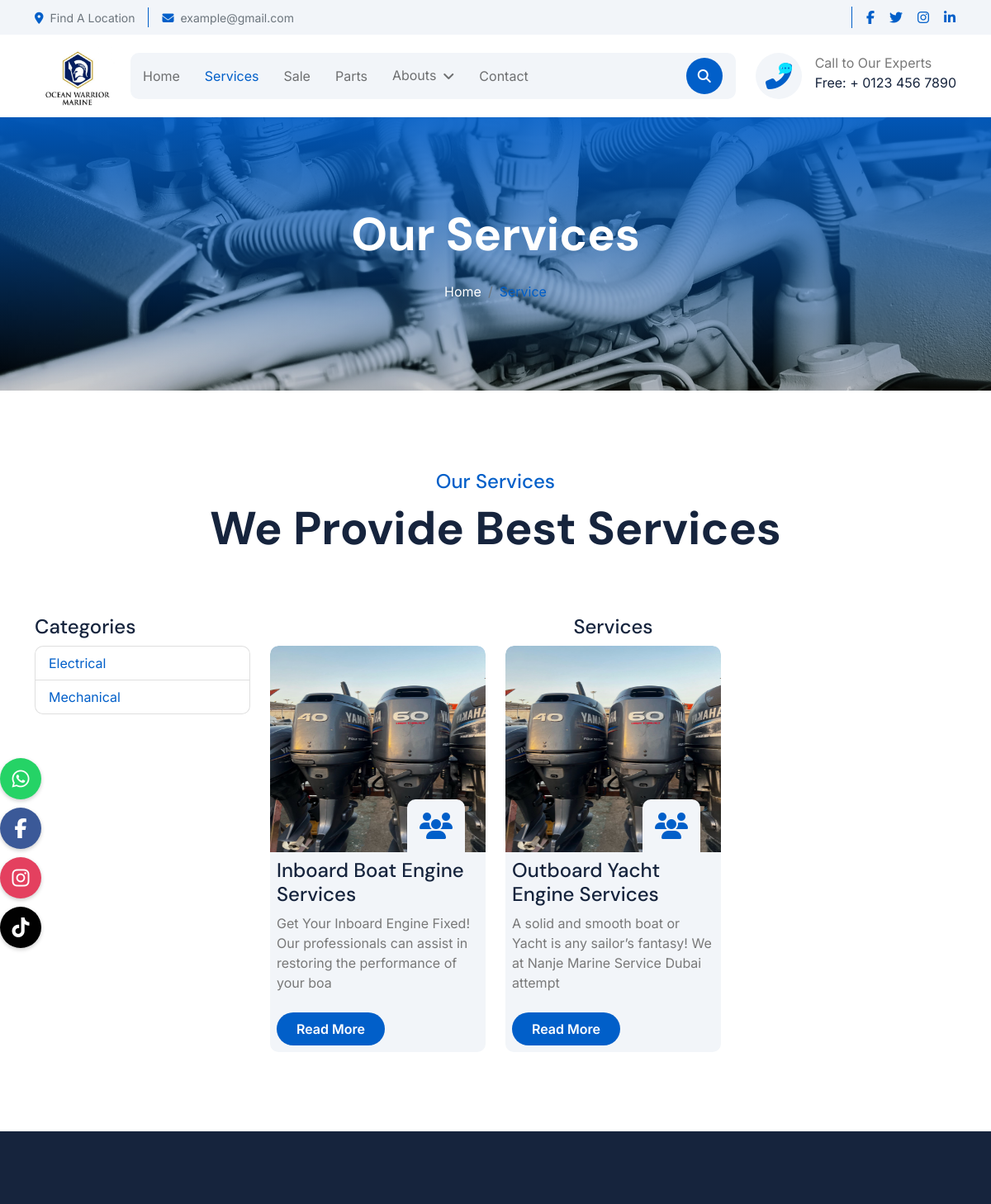
/services/ (upper part), run on an earlier commit of the app's database.
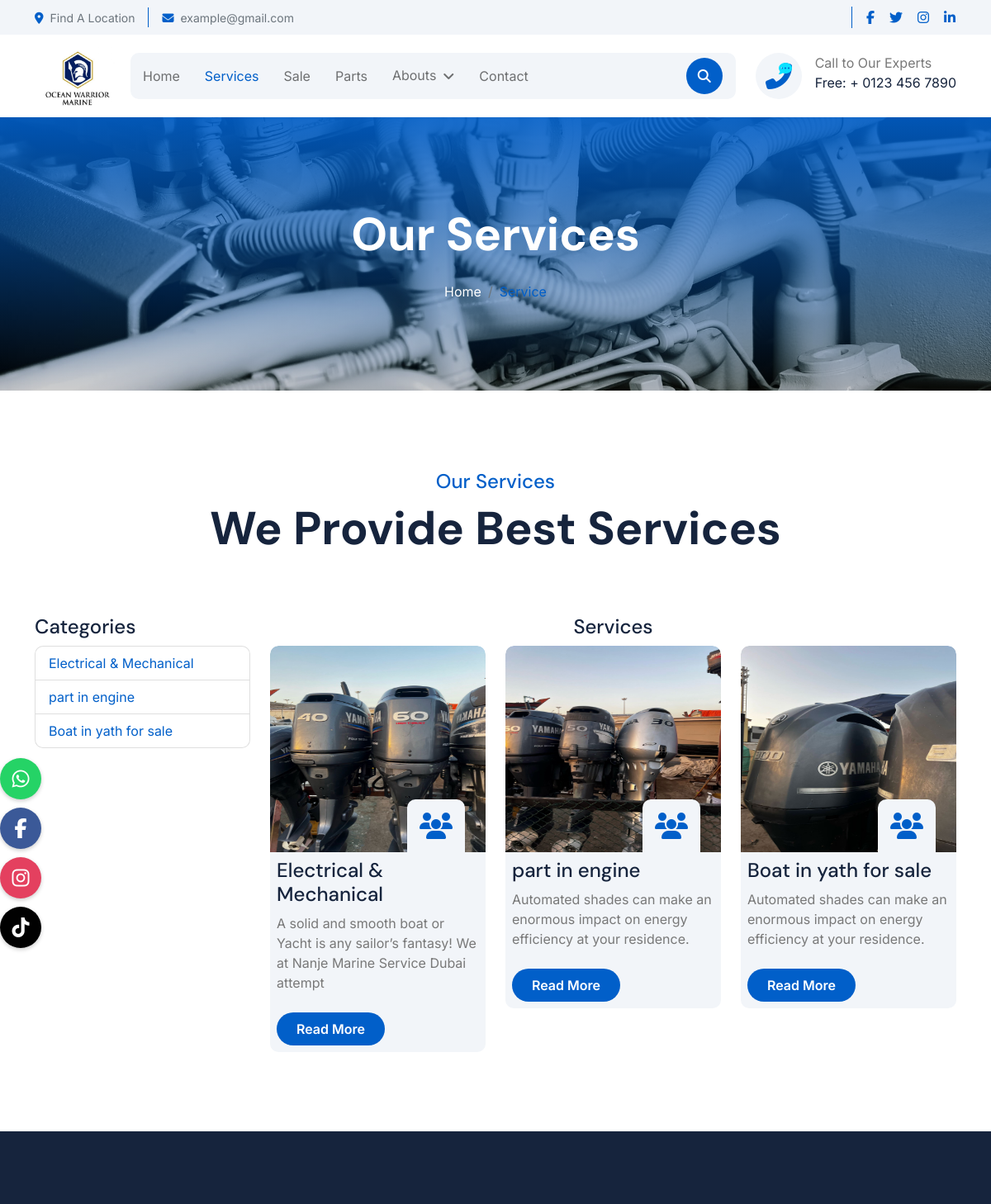
And on a later commit of the database.
### services/models.py (models this page shows, shortened)
class CategoryService(models.Model):
    name = models.CharField(max_length=60)
    slug = models.SlugField(unique=True,blank=True , null=True, max_length=100)
    description = models.TextField( max_length=2000 , blank=True)
    image = models.ImageField( upload_to='cat_service_img' , blank=True)

class Services(models.Model):
    name = models.CharField( max_length=50)
    cover_image = models.ImageField(upload_to='services/' , default='')
    created_at = models.DateTimeField( ("created_at"),default=timezone.now)
    category = models.ForeignKey('CategoryService',related_name='service_category',on_delete=models.CASCADE , default='')
    description = models.TextField(("description"),max_length=100000,null=True,blank=True)
    short_description = models.CharField( max_length=100)
    slug = models.SlugField(null=True,blank=True)
    class Meta:
        verbose_name = ("Services")
        verbose_name_plural = ("Services")

### services/views.py (the view)
# urls.py: path('services/',include('services.urls')),
def services(request, category_slug=None):
    categories = CategoryService.objects.all()
    services = None
    selected_category = None
    if category_slug:
        selected_category = get_object_or_404(CategoryService, slug=category_slug)
        services = Services.objects.filter(category=selected_category)
    else:
        services = Services.objects.all()
    context = {
        'categories': categories,
        'services': services,
        'selected_category': selected_category,
    }
    return render(request, 'services.html', context)

### services/templates/services.html (shortened to what this page needs)
{% extends "base.html" %}
{% load static %}
{% block body %}
<div class="container-fluid bg-breadcrumb">
    <div class="container text-center py-5" style="max-width: 900px;">
        <h4 class="text-white display-4 mb-4 wow fadeInDown" data-wow-delay="0.1s">Our Services</h4>
        <ol class="breadcrumb d-flex justify-content-center mb-0 wow fadeInDown" data-wow-delay="0.3s">
            <li class="breadcrumb-item"><a href="/">Home</a></li>
            <li class="breadcrumb-item active text-primary">Service</li>
        </ol>
    </div>
</div>
<div class="container-fluid service py-5">
    <div class="container py-5">
        <div class="text-center mx-auto pb-5 wow fadeInUp" data-wow-delay="0.2s" style="max-width: 800px;">
            <h4 class="text-primary">Our Services</h4>
            <h1 class="display-4 mb-4">We Provide Best Services</h1>
        </div>
        <div class="row g-4 justify-content-center">
            <div class="col-md-3">
                <h4>Categories</h4>
                <ul class="list-group">
                    {% for category in categories %}
                    <li
                        class="list-group-item {% if selected_category and selected_category.slug == category.slug %}active2{% endif %}">
                        <a href="{% url 'services_by_category' category.slug %}">
                            {{ category.name }}
                        </a>
                    </li>
                    {% endfor %}
                </ul>
            </div>
            <div class="col-md-9">
                <h4 class="text-center  wow fadeInUp"> Services{% if selected_category %} in {{ selected_category.name }}{% endif %}</h4>
                <div class="row">
                    {% for service in services %}
                    <div class="col-md-6 col-lg-6 col-xl-4 wow fadeInUp" data-wow-delay="0.2s">
                        <div class="service-item">
                            <div class="service-img">
                                <img src="{{ service.cover_image.url }}" height="250px" class=" rounded-top w-100"
                                    alt="{{ service.name }}">
                                <div class="service-icon p-3">
                                    <i class="fa fa-users fa-2x"></i>
                                </div>
                            </div>
                            <div class="service-content p-2">
                                <div class="service-content-inner">
                                    <a href="{% url 'service_details' service.slug %}"
                                        class="d-inline-block h4 mb-2">{{ service.name }}</a>
                                    <p class="mb-4">{{ service.short_description }}</p>
                                    <a class="btn btn-primary rounded-pill py-2 px-4"
                                        href="{% url 'service_details' service.slug %}">Read More</a>
                                </div>
                            </div>
                        </div>
                    </div>
                    {% empty %}
                    <p>No services available.</p>
                    {% endfor %}
                </div>
            </div>
        </div>
    </div>
</div>
{% endblock %}

What changed in the data, as far as the page shows it:
removed CategoryService: name "Electrical"
removed CategoryService: name "Mechanical"
removed Services: cover_image (picture), name "Inboard Boat Engine Services", short_description "Get Your Inboard Engine Fixed! Our professionals can assist in restoring the performance of your boa"
removed Services: cover_image (picture), name "Outboard Yacht Engine Services", short_description "A solid and smooth boat or Yacht is any sailor’s fantasy! We at Nanje Marine Service Dubai attempt"
added CategoryService: name "Electrical & Mechanical"
added CategoryService: name "part in engine"
added CategoryService: name "Boat in yath for sale"
added Services: cover_image (picture), name "Electrical & Mechanical", short_description "A solid and smooth boat or Yacht is any sailor’s fantasy! We at Nanje Marine Service Dubai attempt"
added Services: cover_image (picture), name "part in engine", short_description "Automated shades can make an enormous impact on energy efficiency at your residence."
added Services: cover_image (picture), name "Boat in yath for sale", short_description "Automated shades can make an enormous impact on energy efficiency at your residence."
